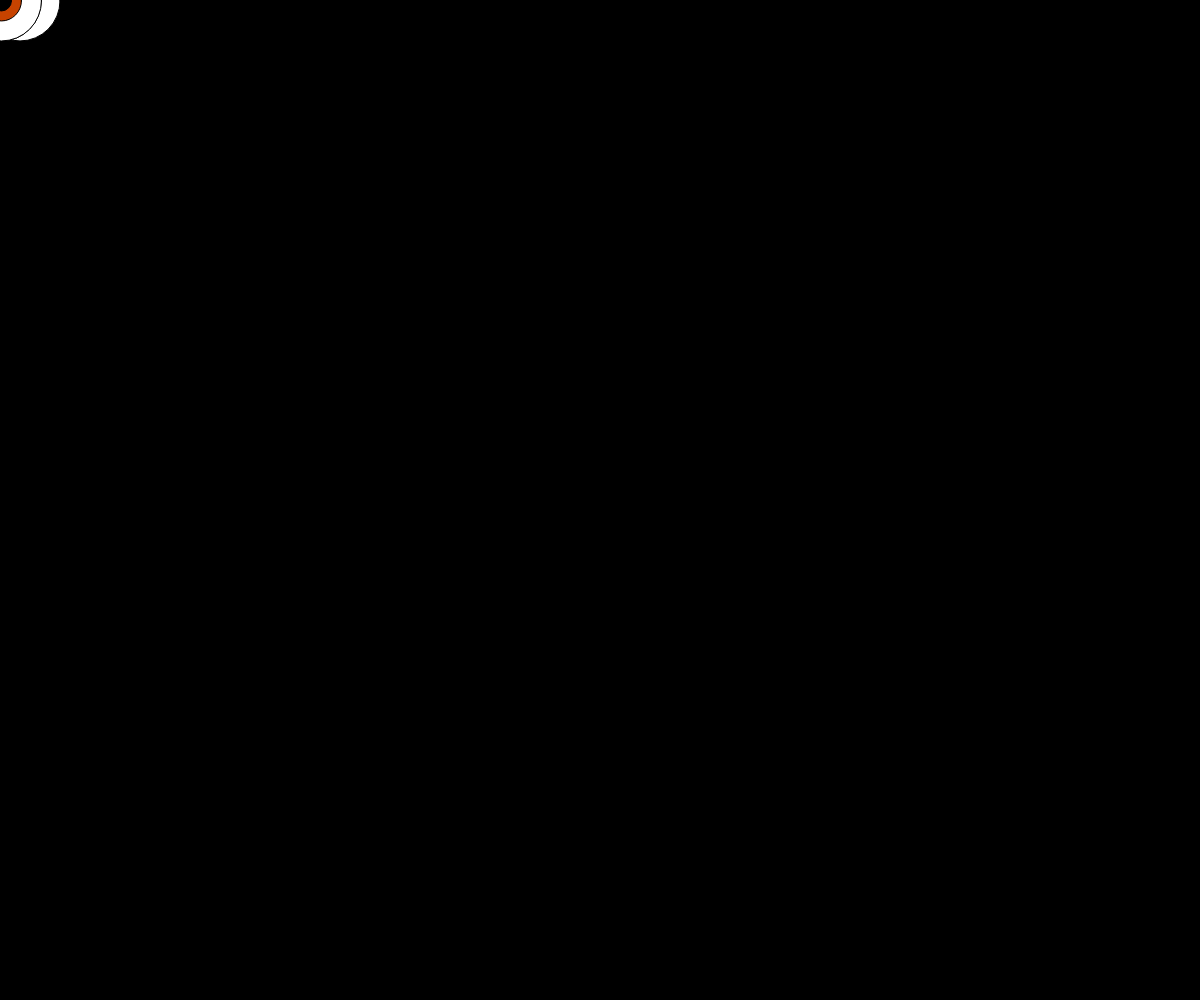
Frame 1 (no input)
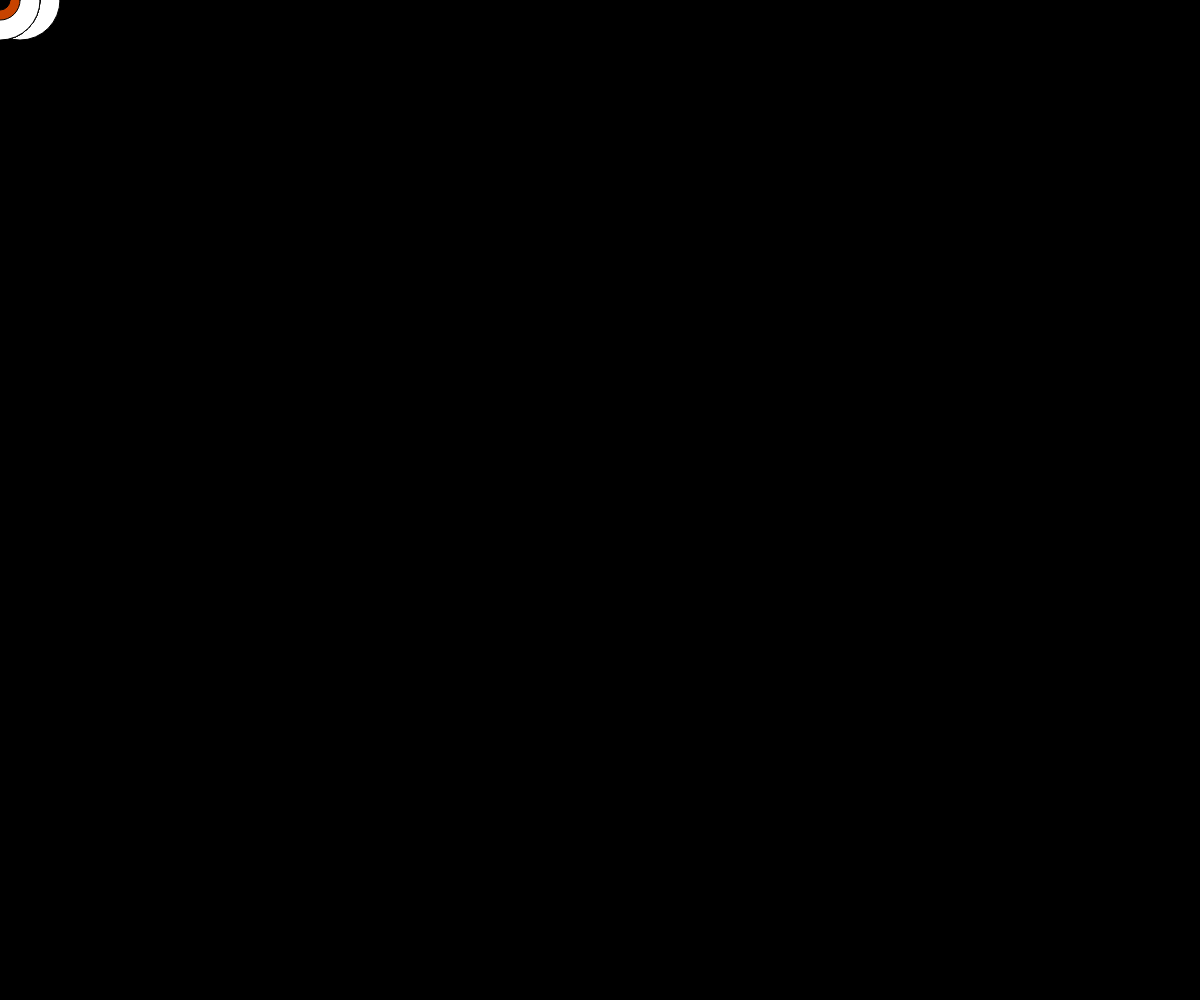
Frame 60 (no input)
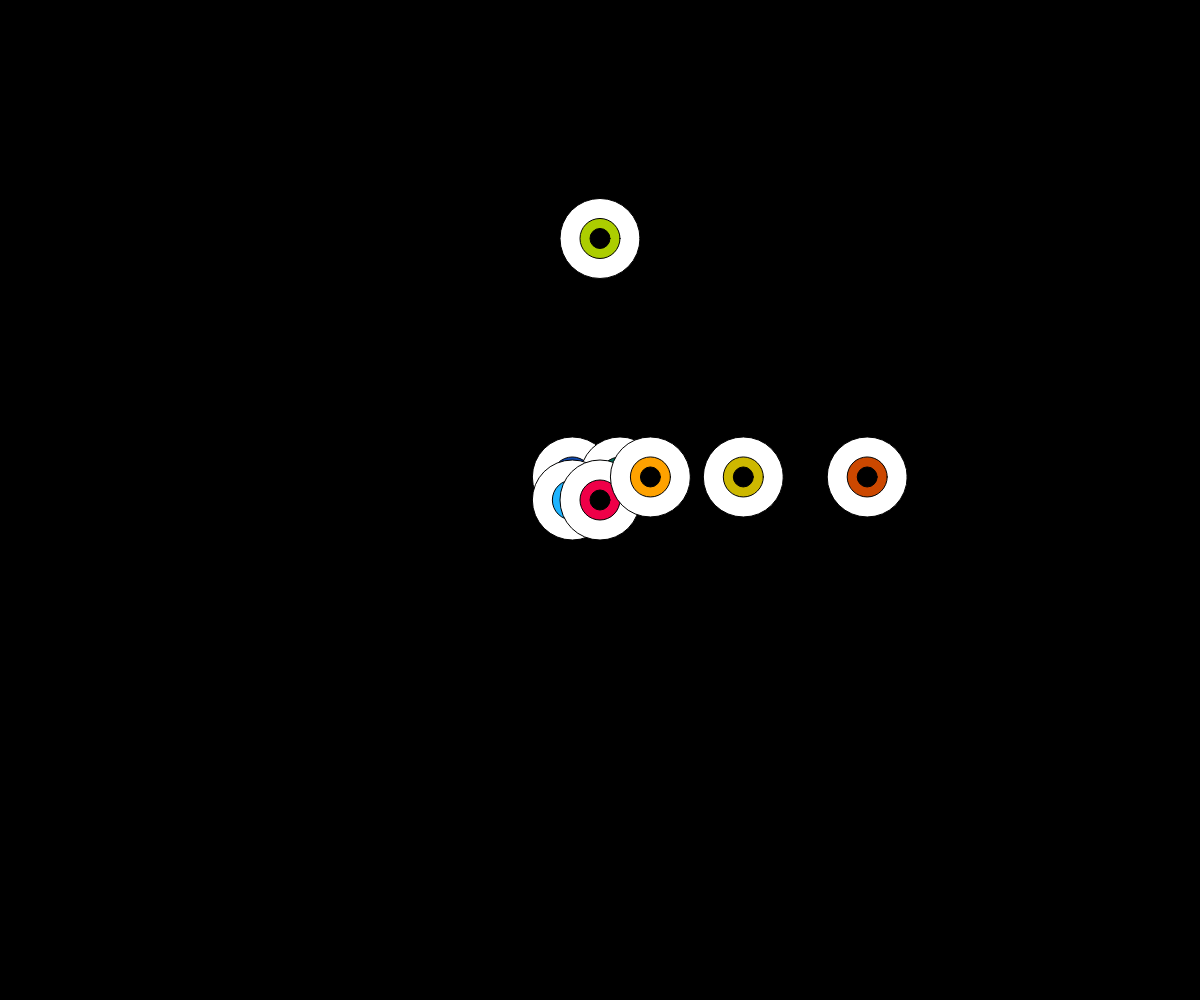
Frame 120 (the mouse pressed at the canvas centre since frame 60)

The p5.js sketch that drew these frames (run headless with seeded random() and noise() and a simulated clock; from frame 60 on, the mouse is pressed at the canvas centre):

// p5.js sketch
// ── sketch.js
let x = 1;
let y = 1;
let easing = 0.05;
let value = 0;


function setup() {
  createCanvas(windowWidth, windowHeight);

}


function draw() {
  background(0);

    let targetX = mouseX;
    let dx = targetX - x;
    x += dx * easing;
  
    let targetY = mouseY;
    let dy = targetY - y;
    y += dy * easing;
      fill(255);
      ellipse(x, y, 80, 80);
      fill(value*3, value+67, value+170);
      ellipse(x, y, 40, 40);
      fill(0);
      ellipse(x, y, 20, 20);

      fill(255); 
      ellipse(mouseX+20, y, 80, 80);
      fill(value-36, value+100, value+80);
      ellipse(mouseX+20, y, 40, 40);
      fill(0);
      ellipse(mouseX+20, y, 20, 20);

      fill(255);
      ellipse(mouseX, y/2, 80, 80);
      fill(value+167, value+200, value-35);
      ellipse(mouseX, y/2, 40, 40);
      fill(0);
      ellipse(mouseX, y/2, 20, 20);

      fill(255);
      ellipse(x, mouseY, 80, 80);
      fill(value*6, value+175, value+250);
      ellipse(x, mouseY, 40, 40);
      fill(0);
      ellipse(x, mouseY, 20, 20);

      fill(255);
      ellipse(mouseX, mouseY, 80, 80);
      fill(value+234, value-56, value+67);
      ellipse(mouseX, mouseY, 40, 40);
      fill(0);
      ellipse(mouseX, mouseY, 20, 20);

      fill(255);
      ellipse(x/.77, y, 80, 80);
      fill(value+200, value+179, value-30);
      ellipse(x/.77, y, 40, 40);
      fill(0);
      ellipse(x/.77, y, 20, 20);

      fill(255);
      ellipse(x/.88, y, 80, 80);
      fill(value+289, value+157, value-43);
      ellipse(x/.88, y, 40, 40);
      fill(0);
      ellipse(x/.88, y, 20, 20);

      fill(255);
      ellipse(x/.66, y, 80, 80);
      fill(value+199, value+67, value-78);
      ellipse(x/.66, y, 40, 40);
      fill(0);
      ellipse(x/.66, y, 20, 20);

    if (keyIsPressed == true){
      fill(250);
      ellipse (x, y, 80, 80);
    }

}

function mousePressed(){
  value = value + 5;
      
    if (value > 255) {
        value = 0;
    }

}



// ── sketch2.js
function setup(){
  createcanvas(windowWidth, windowHeight);
  window.alert('this is text')
  // randomSeed(3);
  // clr = 0;

}


function draw(){
  

 
  

}

// r = noise(clr+100)*255;
//   g = noise(clr-50)*255;
//   b - noise(clr)*255;

// background(0);
  // nofill();
  // stroke(255);


  //   beginshape();
  //   for(let i=0; i<windowWidth; i++) {
  //     var nx = map(i, 0, windowWidth, 0, 10);
  //     var y = windowHeight * noise(nx);
  //     vertex(i, y);
  //   }
  //   endShape();





























// let blocks = [];
// let numberofblocks = 20;


// function setup(){
//   createCanvas(windowWidth,windowHeight);  


//   for(let i = 0; i <= numberofblocks; i++){    //i++ is the same as i = i + 1
//     let x = i * 10;
//     let y = i * 10;
//     let w = i;
//     let h = i;
//     let speedX = 2;
//     let speedY = 3;
//     blocks[i] = new Block (x,y,w,h,speedX,speedY,i);
//   }
// }

//   function draw (){
//     background(255,0,0);

//   // rect(x,y,100,y);

//   //make a new block
//   // console.log(blocks);
//   // console.log(blocks[0]);


//     for(i = 0; i < blocks.length; i++){
//       blocks[i].move();
//       blocks[i].show();

//   }


  

// }

// //this is where we will have our class object
// class Block{
//   constructor(x,y,speedX,speedY,i){
//     this.x = x;
//     this.y = y;
//     this.w = w;
//     this.h = h;
//     this.i = this.i;
//     this.speedX = speedX;
//     this.speedY = speedY;
//   }

//   move(){
//     this.x = this.x + this.speedX;
//     this.y = this.y + this.speedY;
//     this.w = this.w + this.x
//     this.h = this.h + this.y


//     if(this.x >= windowWidth || this.x<0 ){
//       this.speedX = (-1)*this.speedX;
//     }

//     if(this.y >=windowHeight || this.y<0){
//       this.speedY = (-1)*this.speedY;
//     }

    

//   }



// }

// show();{
//   fill(200,30,this.i);
//   rect(this.x,this.y,this.w,this.h);
// }








// let x = 120;
// let y = 100;

// let speedX = 5;
// let speedY = 10;

// let counter = 1;

// x = x + speedX;
// y = y + speedY;

// if(x >= windowWidth || x<0 ){
//   speedX = (-1)*speedX
// }
